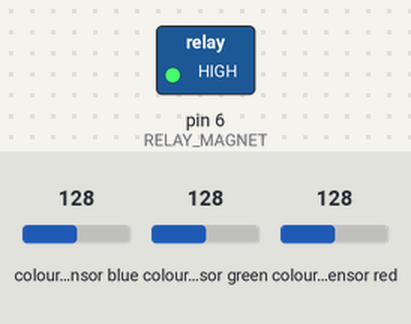
A sketch run on a simulated Arduino Uno, built with avr-gcc and run on an emulated ATmega328P. Parts: switched loads named in the sketch (green lamp = pin HIGH). Wiring (inferred from the names in the program): TCS34725 colour sensor at I2C address 0x29. Inputs (shaded band) come from the test bench; at power-on: colour sensor red 128, colour sensor blue 128, colour sensor green 128. What the sketch prints to the serial monitor is not drawn.

Above: at 1.2 s.
1.3 s: colour sensor red set to 133
At 1.7 s:
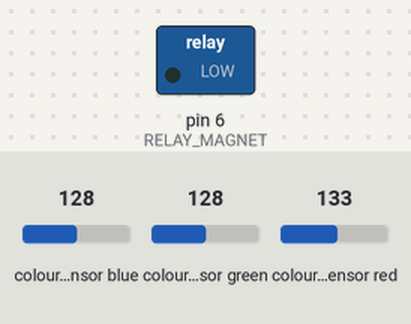
2.8 s: colour sensor blue set to 191
At 4.2 s:
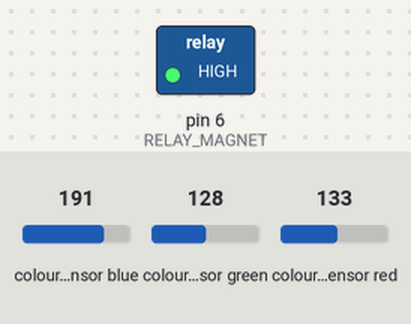
Timing chart, 0 to 5.8 s (numbered marks = the images above; inputs shaded):
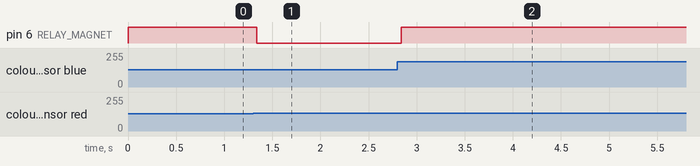

Measured:
- the behaviour switches between 128 and 129 on colour sensor red (found by bisection; images 0 and 1)
- after the input at 1.3 s, pin 6 (RELAY_MAGNET): HIGH → LOW at once
- after the input at 2.8 s, pin 6 (RELAY_MAGNET): LOW → HIGH at once

The sketch:

HelloBob.ino
```cpp
#include <Adafruit_TCS34725.h>
#include <Stepper.h>
#include <Wire.h>
#include <math.h>

byte i2cWriteBuffer[10];
byte i2cReadBuffer[10];

//RGB Sensor Methods and Defininitions definitions
#define SensorAddressWrite 0x29 //
#define SensorAddressRead 0x29 //
#define EnableAddress 0xa0 // register address + command bits
#define ATimeAddress 0xa1 // register address + command bits
#define WTimeAddress 0xa3 // register address + command bits
#define ConfigAddress 0xad // register address + command bits
#define ControlAddress 0xaf // register address + command bits
#define IDAddress 0xb2 // register address + command bits
#define ColorAddress 0xb4 // register address + command bits

#define RELAY_MAGNET  6

//color sensor functions
void Writei2cRegisters(byte, byte);
byte Readi2cRegisters(int, byte);
void init_TCS34725(void);
void get_TCS34725ID(void);
char get_Colors(void);

//terminal clean-up
void clearScreen(void);

//Stepper control
const float STEPS_PER_REV = 32; // Number of steps per internal motor revolution
const float GEAR_RED = 64;	  //  Amount of Gear Reduction
const float STEPS_PER_OUT_REV = STEPS_PER_REV * GEAR_RED;	  // Number of steps per geared output rotation
int speedVar = 100; 	// Define Variables
int StepsRequired;	// Number of Steps Required

// Create Instance of Stepper Class
// Specify Pins used for motor coils
// The pins used are 8,9,10,11
// Connected to ULN2003 Motor Driver In1, In2, In3, In4
// Pins entered in sequence 1-3-2-4 for proper step sequencing
Stepper steppermotor(STEPS_PER_REV, 10, 12, 11, 13);


// the setup routine runs once when you press reset:
void setup() {
      Serial.begin(115200);
      Wire.begin();
      pinMode(RELAY_MAGNET, OUTPUT);
      init_TCS34725();
      get_TCS34725ID();  // get the device ID, this is just a test to see if we're connected
}

// the loop routine runs over and over again forever:
void loop() {
	Serial.println("");
	if( Serial.read() == 'a' )
	{
	  digitalWrite(RELAY_MAGNET, LOW);
	  delay(100);
	}
	digitalWrite(RELAY_MAGNET, HIGH);

	Serial.println("");
	if(get_Colors() == 'r')
	{
		digitalWrite(RELAY_MAGNET, LOW);
	}
	delay(40);

   // Rotate CCW 1/2 turn quickly
    //StepsRequired  =  STEPS_PER_OUT_REV / 2;
    //steppermotor.setSpeed(1000);
    //steppermotor.step(StepsRequired);
    clearScreen();
}
//end of main loop

/*
Send register address and the byte value you want to write the magnetometer and
loads the destination register with the value you send
*/
void Writei2cRegisters(byte numberbytes, byte command)
{
    byte i = 0;

    Wire.beginTransmission(SensorAddressWrite);   // Send address with Write bit set
    Wire.write(command);                          // Send command, normally the register address
    for (i=0;i<numberbytes;i++)                       // Send data
      Wire.write(i2cWriteBuffer[i]);
    Wire.endTransmission();

    delayMicroseconds(100);      // allow some time for bus to settle
}

//Sends register address to this function and it returns byte value
//for the magnetometer register's contents
byte Readi2cRegisters(int numberbytes, byte command)
{
   byte i = 0;

    Wire.beginTransmission(SensorAddressWrite);   // Write address of read to sensor
    Wire.write(command);
    Wire.endTransmission();

    delayMicroseconds(100);      // allow some time for bus to settle

    Wire.requestFrom(SensorAddressRead,numberbytes);   // read data
    for(i=0;i<numberbytes;i++)
      i2cReadBuffer[i] = Wire.read();
    Wire.endTransmission();

    delayMicroseconds(100);      // allow some time for bus to settle
}

void init_TCS34725(void)
{
  i2cWriteBuffer[0] = 0x10;
  Writei2cRegisters(1,ATimeAddress);    // RGBC timing is 256 - contents x 2.4mS =
  i2cWriteBuffer[0] = 0x00;
  Writei2cRegisters(1,ConfigAddress);   // Can be used to change the wait time
  i2cWriteBuffer[0] = 0x00;
  Writei2cRegisters(1,ControlAddress);  // RGBC gain control
  i2cWriteBuffer[0] = 0x03;
  Writei2cRegisters(1,EnableAddress);    // enable ADs and oscillator for sensor
}

void get_TCS34725ID(void)
{
  Readi2cRegisters(1,IDAddress);
  if (i2cReadBuffer[0] = 0x44)
    Serial.println("TCS34725 is present");
  else
    Serial.println("TCS34725 not responding");
}

//Reads the register values for clear, red, green, and blue.
char get_Colors(void)
{
  unsigned int clear_color = 0;
  unsigned int red_color = 0;
  unsigned int green_color = 0;
  unsigned int blue_color = 0;

  unsigned int clear_offset = 0;
  unsigned int red_offset = 0;
  unsigned int green_offset = 0;
  unsigned int blue_offset = 0;

  Readi2cRegisters(8,ColorAddress);
  clear_color = (unsigned int)(i2cReadBuffer[1]<<8) + clear_offset + (unsigned int)i2cReadBuffer[0];
  red_color = (unsigned int)(i2cReadBuffer[3]<<8) + red_offset + (unsigned int)i2cReadBuffer[2];
  green_color = (unsigned int)(i2cReadBuffer[5]<<8) + green_offset + (unsigned int)i2cReadBuffer[4];
  blue_color = (unsigned int)(i2cReadBuffer[7]<<8) + blue_offset + (unsigned int)i2cReadBuffer[6];

  // send register values to the serial monitor

  Serial.print("clear=");
  Serial.println(clear_color, DEC);
  Serial.print("red=");
  Serial.println(red_color, DEC);
  Serial.print("green=");
  Serial.println(green_color, DEC);
  Serial.print("blue=");
  Serial.println(blue_color, DEC);


 // Basic RGB color differentiation can be accomplished by comparing the values and the largest reading will be
 // the prominent color

  if((red_color>blue_color) && (red_color>green_color)){
	  Serial.println("detecting red");
	  return 'r';
  }
  else if((green_color>blue_color) && (green_color>red_color)){
    Serial.println("detecting green");
	return 'g';
  }
  else if((blue_color>red_color) && (blue_color>green_color)){
    Serial.println("detecting blue");
	return 'b';
  }
  else{
    Serial.println("color not detectable");
	return 'c';
  }
}

void clearScreen(){
	  Serial.write(27);       // ESC command
	  Serial.print("[2J");    // clear screen command
	  Serial.write(27);
	  Serial.print("[H");     // cursor to home command
}
```
